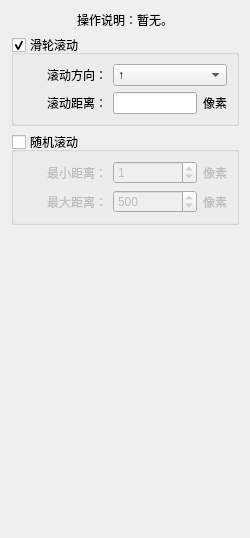
       <widget class="QWidget" name="tab_4">
        <attribute name="title">
         <string>滚轮滑动</string>
        </attribute>
        <layout class="QVBoxLayout" name="verticalLayout_63">
         <item>
          <widget class="QLabel" name="label_90">
           <property name="sizePolicy">
            <sizepolicy hsizetype="Preferred" vsizetype="Preferred">
             <horstretch>0</horstretch>
             <verstretch>0</verstretch>
            </sizepolicy>
           </property>
           <property name="text">
            <string>操作说明：暂无。</string>
           </property>
           <property name="alignment">
            <set>Qt::AlignmentFlag::AlignCenter</set>
           </property>
           <property name="wordWrap">
            <bool>false</bool>
           </property>
           <property name="margin">
            <number>0</number>
           </property>
           <property name="indent">
            <number>-1</number>
           </property>
           <property name="openExternalLinks">
            <bool>false</bool>
           </property>
          </widget>
         </item>
         <item>
          <widget class="QGroupBox" name="groupBox_22">
           <property name="title">
            <string>滑轮滚动</string>
           </property>
           <property name="checkable">
            <bool>true</bool>
           </property>
           <layout class="QVBoxLayout" name="verticalLayout_7">
            <item>
             <layout class="QGridLayout" name="gridLayout_4" columnstretch="4,4,1">
              <item row="1" column="0">
               <widget class="QLabel" name="label_17">
                <property name="text">
                 <string>滚动距离：</string>
                </property>
                <property name="alignment">
                 <set>Qt::AlignmentFlag::AlignRight|Qt::AlignmentFlag::AlignTrailing|Qt::AlignmentFlag::AlignVCenter</set>
                </property>
               </widget>
              </item>
              <item row="0" column="0">
               <widget class="QLabel" name="label_16">
                <property name="text">
                 <string>滚动方向：</string>
                </property>
                <property name="alignment">
                 <set>Qt::AlignmentFlag::AlignRight|Qt::AlignmentFlag::AlignTrailing|Qt::AlignmentFlag::AlignVCenter</set>
                </property>
               </widget>
              </item>
              <item row="1" column="1">
               <widget class="QLineEdit" name="lineEdit_3"/>
              </item>
              <item row="1" column="2">
               <widget class="QLabel" name="label_105">
                <property name="text">
                 <string>像素</string>
                </property>
               </widget>
              </item>
              <item row="0" column="1" colspan="2">
               <widget class="QComboBox" name="comboBox_5">
                <item>
                 <property name="text">
                  <string>↑</string>
                 </property>
                </item>
                <item>
                 <property name="text">
                  <string>↓</string>
                 </property>
                </item>
               </widget>
              </item>
             </layout>
            </item>
           </layout>
          </widget>
         </item>
         <item>
          <widget class="QGroupBox" name="groupBox_29">
           <property name="title">
            <string>随机滚动</string>
           </property>
           <property name="checkable">
            <bool>true</bool>
           </property>
           <property name="checked">
            <bool>false</bool>
           </property>
           <layout class="QVBoxLayout" name="verticalLayout_55">
            <item>
             <layout class="QGridLayout" name="gridLayout_36" columnstretch="4,4,1">
              <item row="0" column="1">
               <widget class="QSpinBox" name="spinBox_16">
                <property name="maximum">
                 <number>999999</number>
                </property>
                <property name="value">
                 <number>1</number>
                </property>
               </widget>
              </item>
              <item row="1" column="1">
               <widget class="QSpinBox" name="spinBox_17">
                <property name="maximum">
                 <number>999999</number>
                </property>
                <property name="value">
                 <number>500</number>
                </property>
               </widget>
              </item>
              <item row="1" column="0">
               <widget class="QLabel" name="label_103">
                <property name="text">
                 <string>最大距离：</string>
                </property>
                <property name="alignment">
                 <set>Qt::AlignmentFlag::AlignRight|Qt::AlignmentFlag::AlignTrailing|Qt::AlignmentFlag::AlignVCenter</set>
                </property>
               </widget>
              </item>
              <item row="0" column="0">
               <widget class="QLabel" name="label_101">
                <property name="text">
                 <string>最小距离：</string>
                </property>
                <property name="alignment">
                 <set>Qt::AlignmentFlag::AlignRight|Qt::AlignmentFlag::AlignTrailing|Qt::AlignmentFlag::AlignVCenter</set>
                </property>
               </widget>
              </item>
              <item row="0" column="2">
               <widget class="QLabel" name="label_104">
                <property name="text">
                 <string>像素</string>
                </property>
               </widget>
              </item>
              <item row="1" column="2">
               <widget class="QLabel" name="label_106">
                <property name="text">
                 <string>像素</string>
                </property>
               </widget>
              </item>
             </layout>
            </item>
           </layout>
          </widget>
         </item>
         <item>
          <spacer name="verticalSpacer_3">
           <property name="orientation">
            <enum>Qt::Orientation::Vertical</enum>
           </property>
           <property name="sizeHint" stdset="0">
            <size>
             <width>20</width>
             <height>302</height>
            </size>
           </property>
          </spacer>
         </item>
        </layout>
       </widget>
